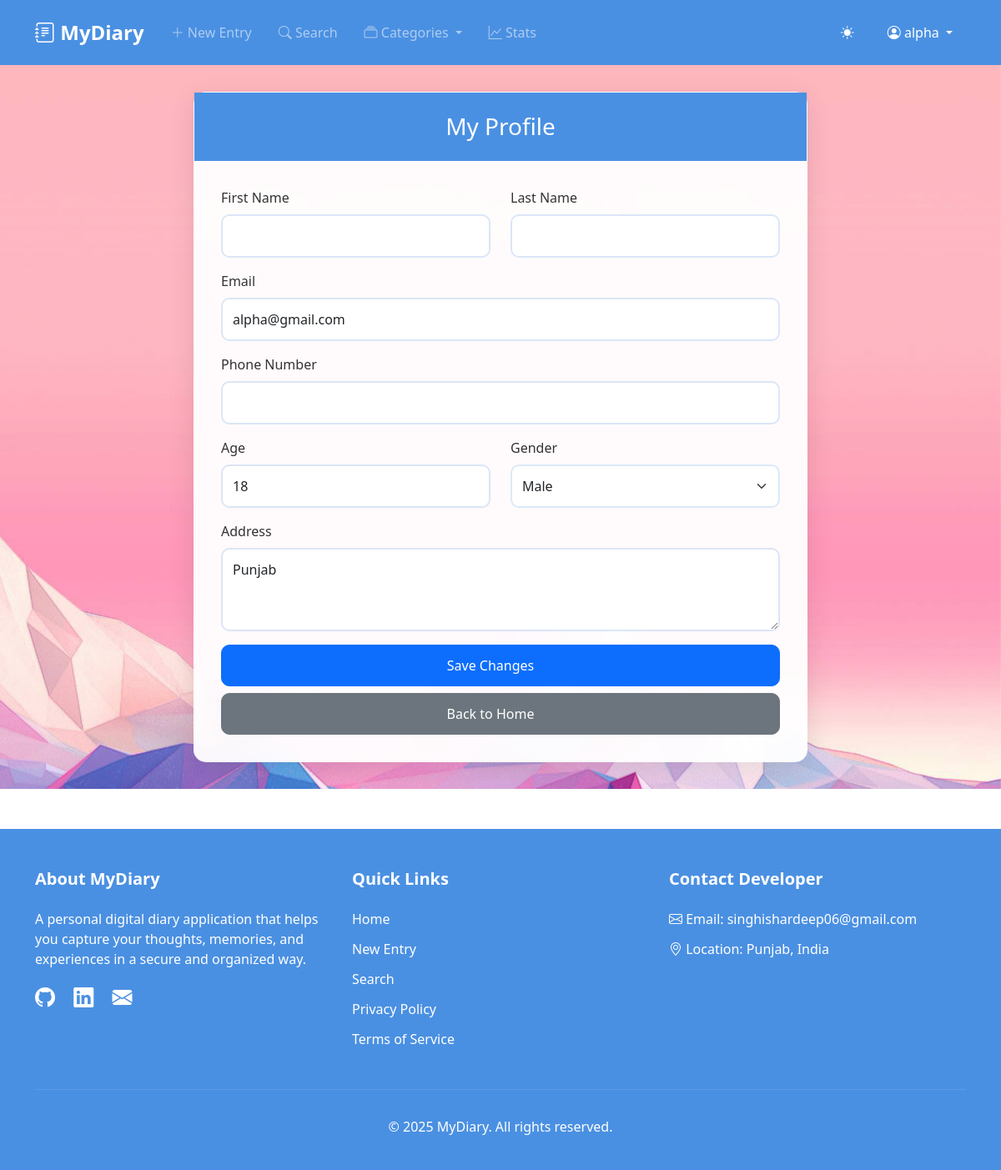
/profile/ (signed in), run on an earlier commit of the app's database.
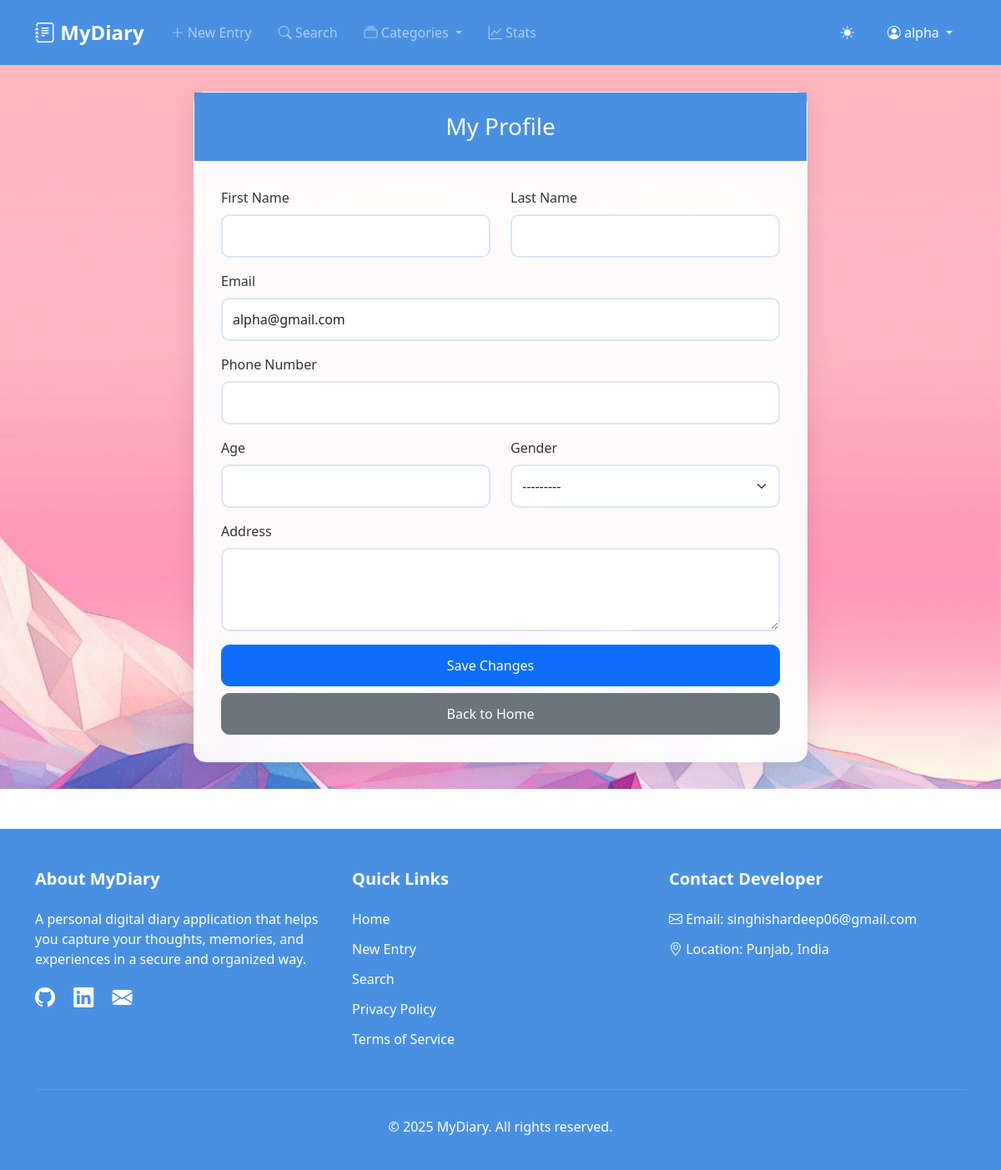
And on a later commit of the database.
### CoreApp/models.py (models this page shows, shortened)
class UserProfile(models.Model):
    GENDER_CHOICES = [
        ('M', 'Male'),
        ('F', 'Female'),
        ('O', 'Other'),
    ]
    user = models.OneToOneField(User, on_delete=models.CASCADE)
    phone_number = models.CharField(max_length=15, blank=True, null=True)
    age = models.PositiveIntegerField(blank=True, null=True)
    gender = models.CharField(max_length=1, choices=GENDER_CHOICES, blank=True, null=True)
    address = models.TextField(blank=True, null=True)

### CoreApp/views.py (the view)
# urls.py: path('profile/', views.profile, name='profile'),
@login_required
def profile(request):
    if request.method == 'POST':
        form = UserProfileForm(request.POST, instance=request.user.userprofile)
        if form.is_valid():
            profile = form.save(commit=False)
            request.user.first_name = form.cleaned_data['first_name']
            request.user.last_name = form.cleaned_data['last_name']
            request.user.email = form.cleaned_data['email']
            request.user.save()
            profile.save()
            messages.success(request, 'Profile updated successfully!')
            return redirect('profile')
    else:
        form = UserProfileForm(instance=request.user.userprofile)
    return render(request, 'profile.html', {'form': form})

### CoreApp/forms.py
class UserProfileForm(forms.ModelForm):
    first_name = forms.CharField(max_length=30, required=False, widget=forms.TextInput(attrs={'class': 'form-control'}))
    last_name = forms.CharField(max_length=30, required=False, widget=forms.TextInput(attrs={'class': 'form-control'}))
    email = forms.EmailField(required=False, widget=forms.EmailInput(attrs={'class': 'form-control'}))
    class Meta:
        model = UserProfile
        fields = ['phone_number', 'age', 'gender', 'address']
        widgets = {
            'phone_number': forms.TextInput(attrs={'class': 'form-control'}),
            'age': forms.NumberInput(attrs={'class': 'form-control'}),
            'gender': forms.Select(attrs={'class': 'form-select'}),
            'address': forms.Textarea(attrs={'class': 'form-control', 'rows': 3}),
        }
    def __init__(self, *args, **kwargs):
        super().__init__(*args, **kwargs)
        if self.instance.user:
            self.fields['first_name'].initial = self.instance.user.first_name
            self.fields['last_name'].initial = self.instance.user.last_name
            self.fields['email'].initial = self.instance.user.email

### templates/profile.html (shortened to what this page needs)
{% extends 'base.html' %}
{% load static %}
{% block extra_css %}
<link rel="stylesheet" href="/static/css/profile.css">
{% endblock %}
{% block content %}
<div class="profile-container">
    <div class="container">
        <div class="row justify-content-center">
            <div class="col-md-8">
                <div class="profile-card">
                    <div class="card-header">
                        <h3 class="text-center mb-0">My Profile</h3>
                    </div>
                    <div class="card-body">
                        <form method="post" class="profile-form needs-validation" novalidate>
                            <div class="row mb-3">
                                <div class="col-md-6">
                                    <label for="{{ form.first_name.id_for_label }}" class="form-label">First Name</label>
                                    {{ form.first_name }}
                                </div>
                                <div class="col-md-6">
                                    <label for="{{ form.last_name.id_for_label }}" class="form-label">Last Name</label>
                                    {{ form.last_name }}
                                </div>
                            </div>
                            <div class="mb-3">
                                <label for="{{ form.email.id_for_label }}" class="form-label">Email</label>
                                {{ form.email }}
                            </div>
                            <div class="mb-3">
                                <label for="{{ form.phone_number.id_for_label }}" class="form-label">Phone Number</label>
                                {{ form.phone_number }}
                            </div>
                            <div class="row mb-3">
                                <div class="col-md-6">
                                    <label for="{{ form.age.id_for_label }}" class="form-label">Age</label>
                                    {{ form.age }}
                                </div>
                                <div class="col-md-6">
                                    <label for="{{ form.gender.id_for_label }}" class="form-label">Gender</label>
                                    {{ form.gender }}
                                </div>
                            </div>
                            <div class="mb-3">
                                <label for="{{ form.address.id_for_label }}" class="form-label">Address</label>
                                {{ form.address }}
                            </div>
                            <div class="d-grid gap-2">
                                <button type="submit" class="btn btn-primary save-btn">
                                    <span class="btn-text">Save Changes</span>
                                </button>
                                <a href="{% url 'home' %}" class="btn btn-secondary back-btn">
                                    <span class="btn-text">Back to Home</span>
                                </a>
                            </div>
                        </form>
                    </div>
                </div>
            </div>
        </div>
    </div>
</div>
{% endblock %}

What changed in the data, as far as the page shows it:
changed UserProfile: age "18" → (not shown); gender "Male" → "---------"; address "Punjab" → (not shown)
